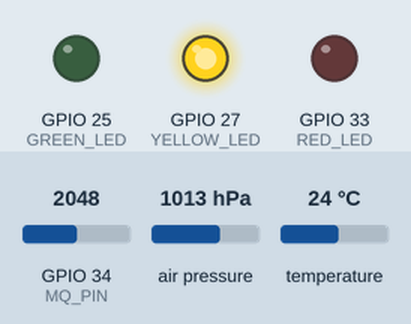
A sketch run on a simulated ESP32. Shown: output pins drawn as LEDs (lit = HIGH). The inputs (shaded band) are chosen by the test bench; at power-on: GPIO 34 (MQ_PIN) = 2048, air pressure 1013 hPa, temperature 24 °C. No radio packets arrive unless stated; what the sketch prints to the serial monitor is not drawn.

Above: at 2.7 s.
2.8 s: GPIO 34 (MQ_PIN) set to 2434
4.3 s: GPIO 34 (MQ_PIN) set to 2570
At 4.9 s:
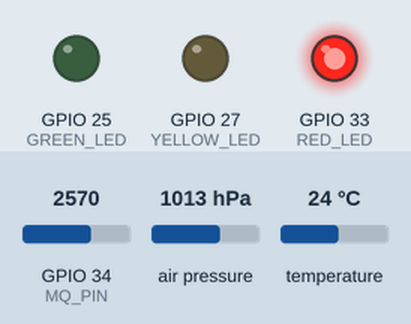
5.8 s: GPIO 34 (MQ_PIN) set to 1460
At 6.3 s:
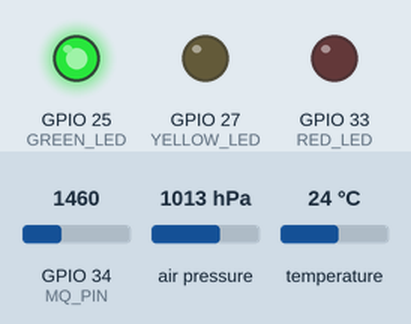
7.3 s: GPIO 34 (MQ_PIN) set to 1748
8.8 s: GPIO 34 (MQ_PIN) set to 1855
At 9.9 s:
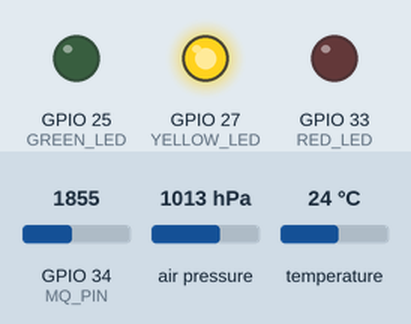
10.3 s: GPIO 34 (MQ_PIN) set to 1228
At 11.0 s:
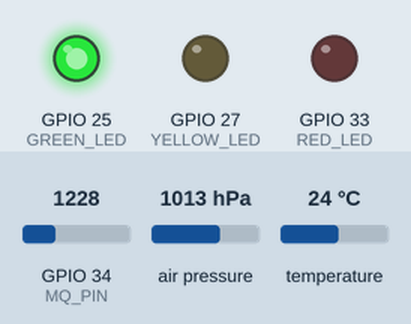
Timing chart, 0 to 12.8 s (numbered marks = the images above; inputs shaded):
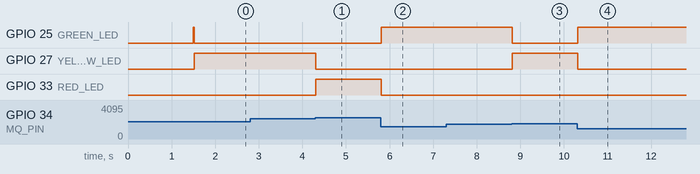

The sketch:

node2_central_gateway.ino
```cpp
#include <SPI.h>
#include <LoRa.h>
#include <Wire.h>
#include <Adafruit_Sensor.h>
#include <Adafruit_BMP280.h>

// Central gateway. Receives Node 1 over LoRa and sends JSON over USB.
// FastAPI reads the USB serial port at 115200 baud.

#define LORA_SS 5
#define LORA_RST 14
#define LORA_DIO0 26
#define LORA_FREQUENCY 433E6

#define MQ_PIN 34
#define SDA_PIN 21
#define SCL_PIN 22

#define GREEN_LED 25
#define YELLOW_LED 27
#define RED_LED 33

#define FIRE_WARNING 1800
#define FIRE_DANGER 2500
#define TELEMETRY_INTERVAL_MS 1000
#define FLOOD_TIMEOUT_MS 10000

Adafruit_BMP280 bmp;
bool bmpReady = false;

float floodDistanceCm = 0.0;
int floodRain = 4095;
String floodStatus = "UNKNOWN";
unsigned long lastFloodPacket = 0;

int smokeValue = 0;
float temperature = 0.0;
float pressure = 0.0;
String fireStatus = "NORMAL";
String overallStatus = "NORMAL";
unsigned long lastTelemetry = 0;

void setLEDStatus(const String& status) {
  digitalWrite(GREEN_LED, status == "NORMAL" ? HIGH : LOW);
  digitalWrite(YELLOW_LED, status == "WARNING" ? HIGH : LOW);
  digitalWrite(RED_LED, status == "DANGER" ? HIGH : LOW);
}

void calculateFireStatus() {
  if (smokeValue >= FIRE_DANGER) {
    fireStatus = "DANGER";
  } else if (smokeValue >= FIRE_WARNING) {
    fireStatus = "WARNING";
  } else {
    fireStatus = "NORMAL";
  }
}

void calculateFloodStatusFromValues() {
  if (floodDistanceCm > 0 && floodDistanceCm <= 8.0) {
    floodStatus = "DANGER";
  } else if (floodDistanceCm > 0 && floodDistanceCm <= 15.0) {
    floodStatus = "WARNING";
  } else if (floodRain <= 1500) {
    floodStatus = "DANGER";
  } else if (floodRain <= 2500) {
    floodStatus = "WARNING";
  } else {
    floodStatus = "NORMAL";
  }
}

void calculateOverallStatus() {
  // Do not keep an old flood warning after communication is lost.
  if (lastFloodPacket > 0 && millis() - lastFloodPacket > FLOOD_TIMEOUT_MS) {
    floodStatus = "UNKNOWN";
  }

  if (fireStatus == "DANGER" || floodStatus == "DANGER") {
    overallStatus = "DANGER";
  } else if (fireStatus == "WARNING" || floodStatus == "WARNING") {
    overallStatus = "WARNING";
  } else {
    overallStatus = "NORMAL";
  }
  setLEDStatus(overallStatus);
}

void readFireSensors() {
  smokeValue = analogRead(MQ_PIN);
  if (bmpReady) {
    temperature = bmp.readTemperature();
    pressure = bmp.readPressure() / 100.0F;
  }
  calculateFireStatus();
}

void receiveFloodPacket() {
  int packetSize = LoRa.parsePacket();
  if (!packetSize) {
    return;
  }

  String incoming;
  while (LoRa.available()) {
    incoming += static_cast<char>(LoRa.read());
  }
  incoming.trim();

  // Expected packet: FLOOD,distance_cm,rain_adc,status
  if (!incoming.startsWith("FLOOD,")) {
    return;
  }

  int comma1 = incoming.indexOf(',');
  int comma2 = incoming.indexOf(',', comma1 + 1);
  int comma3 = incoming.indexOf(',', comma2 + 1);
  if (comma1 < 0 || comma2 < 0 || comma3 < 0) {
    return;
  }

  floodDistanceCm = incoming.substring(comma1 + 1, comma2).toFloat();
  floodRain = incoming.substring(comma2 + 1, comma3).toInt();
  floodStatus = incoming.substring(comma3 + 1);
  floodStatus.trim();
  lastFloodPacket = millis();
  calculateFloodStatusFromValues();
}

void sendUsbTelemetry() {
  // One JSON object per line. FastAPI ignores other serial text safely.
  Serial.print("{\"smoke_index\":");
  Serial.print(smokeValue);
  Serial.print(",\"temperature\":");
  Serial.print(temperature, 1);
  Serial.print(",\"pressure\":");
  Serial.print(pressure, 1);
  Serial.print(",\"water_distance_cm\":");
  Serial.print(floodDistanceCm, 1);
  Serial.print(",\"rain_value\":");
  Serial.print(floodRain);
  Serial.print(",\"fire_status\":\"");
  Serial.print(fireStatus);
  Serial.print("\",\"flood_status\":\"");
  Serial.print(floodStatus);
  Serial.print("\",\"overall_status\":\"");
  Serial.print(overallStatus);
  Serial.println("\"}");
}

void setup() {
  Serial.begin(115200);
  delay(1500);

  pinMode(MQ_PIN, INPUT);
  pinMode(GREEN_LED, OUTPUT);
  pinMode(YELLOW_LED, OUTPUT);
  pinMode(RED_LED, OUTPUT);
  setLEDStatus("NORMAL");

  Wire.begin(SDA_PIN, SCL_PIN);
  bmpReady = bmp.begin(0x76) || bmp.begin(0x77);

  SPI.begin(18, 19, 23, LORA_SS);
  LoRa.setPins(LORA_SS, LORA_RST, LORA_DIO0);
  if (!LoRa.begin(LORA_FREQUENCY)) {
    setLEDStatus("DANGER");
    while (true) {
      delay(1000);
    }
  }

  LoRa.setTxPower(17);
  LoRa.setSpreadingFactor(7);
  LoRa.setSignalBandwidth(125E3);
  LoRa.setCodingRate4(5);

  readFireSensors();
  calculateOverallStatus();
}

void loop() {
  receiveFloodPacket();
  readFireSensors();
  calculateOverallStatus();

  if (millis() - lastTelemetry >= TELEMETRY_INTERVAL_MS) {
    lastTelemetry = millis();
    sendUsbTelemetry();
  }

  delay(20);
}
```

Measured:
- the behaviour switches between 2499 and 2500 on GPIO 34 (MQ_PIN) (found by bisection; images 0 and 1)
- the behaviour switches between 1799 and 1800 on GPIO 34 (MQ_PIN) (found by bisection; images 2 and 3)
- after the input at 2.8 s, every drawn part: stays the same
- after the input at 4.3 s, GPIO 27 (YELLOW_LED): HIGH → LOW at once; GPIO 33 (RED_LED): LOW → HIGH at once
- after the input at 5.8 s, GPIO 25 (GREEN_LED): LOW → HIGH at once; GPIO 33 (RED_LED): HIGH → LOW at once
- after the input at 7.3 s, every drawn part: stays the same
- after the input at 8.8 s, GPIO 25 (GREEN_LED): HIGH → LOW at once; GPIO 27 (YELLOW_LED): LOW → HIGH at once
- after the input at 10.3 s, GPIO 25 (GREEN_LED): LOW → HIGH at once; GPIO 27 (YELLOW_LED): HIGH → LOW at once
